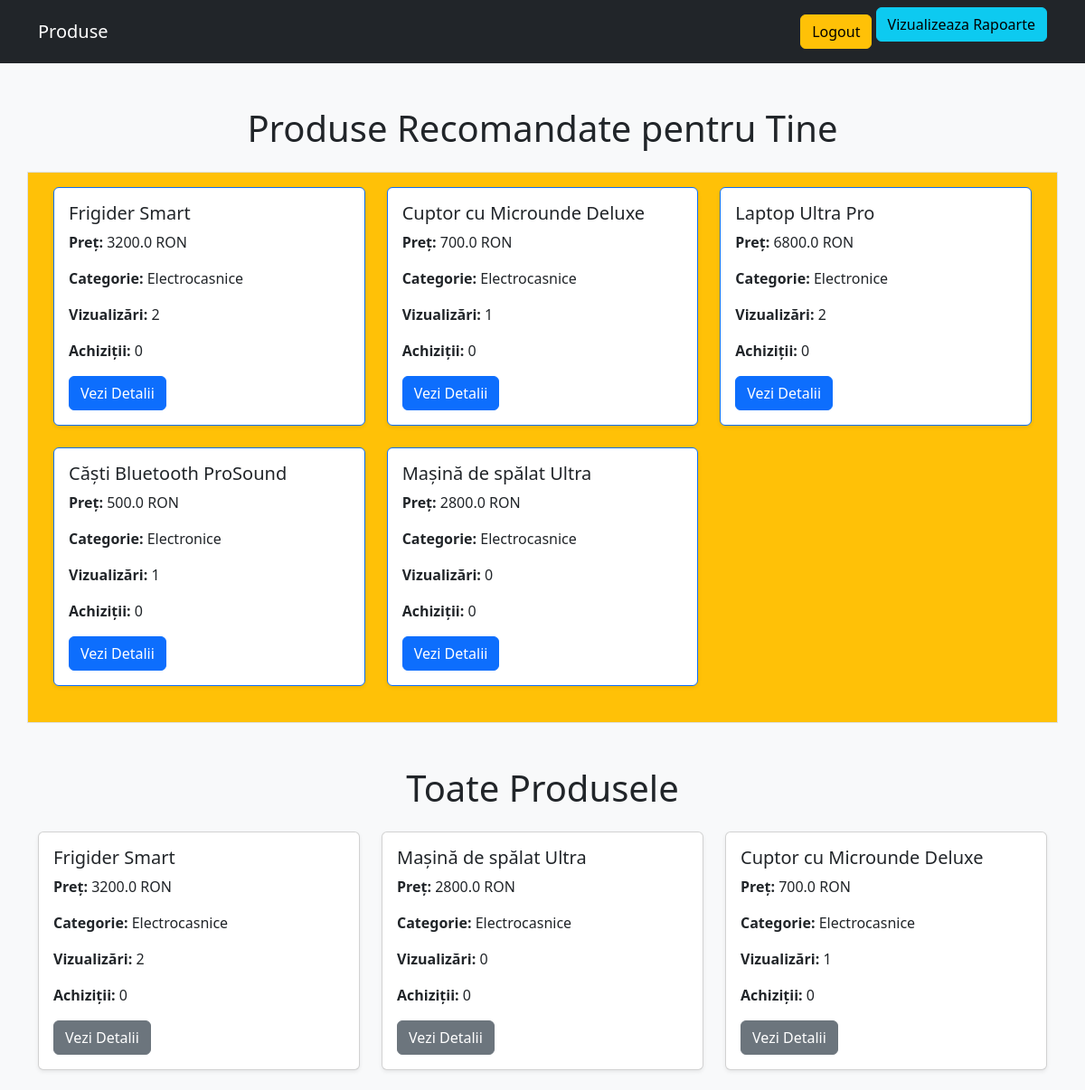
Page / (signed in, upper part) on the earlier database version.
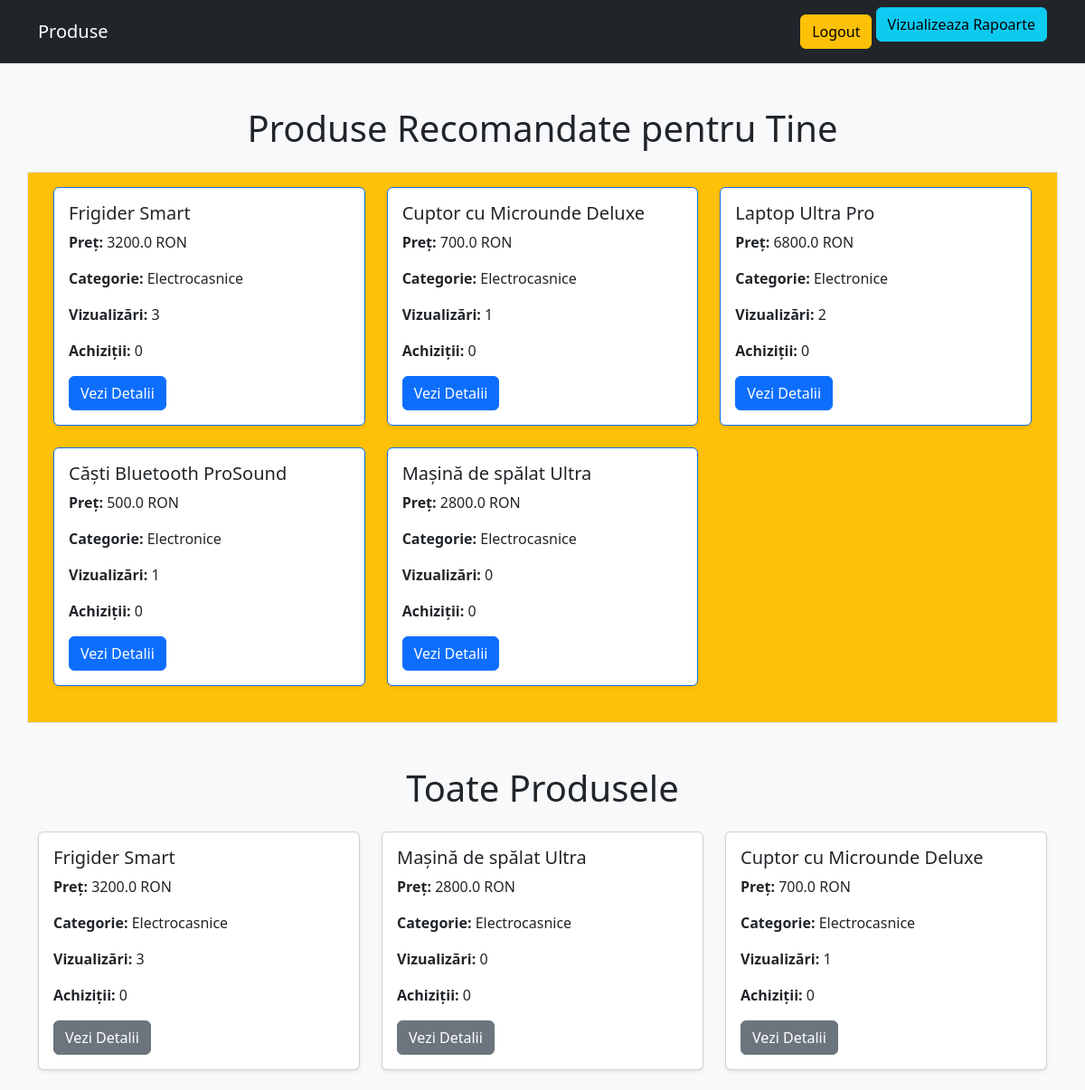
Same page on the later database version.
### models.py (models this page shows, shortened)
class Product(db.Model):
    id = db.Column(db.Integer, primary_key=True)
    name = db.Column(db.String(100))
    category = db.Column(db.String(50))
    price = db.Column(db.Float)
    description = db.Column(db.Text)
    views = db.Column(db.Integer, default=0)
    purchases = db.Column(db.Integer, default=0)

### app.py (the view)
@app.route("/")
@login_required
def home():
    produse = Product.query.all()
    produse_recomandate = get_recommended_products(session.get('user_id'))
    return render_template("index.html", produse=produse, produse_recomandate=produse_recomandate, user_role=session.get('role'))

### app.py (called while the page is built)
def login_required(f):
    @wraps(f)
    def decorated_function(*args, **kwargs):
        if "user_id" not in session:
            flash("Trebuie să fii autentificat pentru a accesa această pagină.")
            return redirect(url_for("login"))
        return f(*args, **kwargs)
    return decorated_function

### templates/index.html (shortened to what this page needs)
<!DOCTYPE html>
<html lang="ro">
<head>
    <link rel="stylesheet" href="https://cdn.jsdelivr.net/npm/bootstrap@5.3.0/dist/css/bootstrap.min.css">
</head>
<body class="bg-light">
<nav class="navbar navbar-expand-lg navbar-dark bg-dark">
    <div class="container">
        <a class="navbar-brand" href="/">Produse</a>
        <div class="ml-auto">
            {% if user_role %}
                <a href="{{ url_for('logout') }}" class="btn btn-warning">Logout</a>
                <a href="{{ url_for('popular_products') }}" class="btn btn-info mb-3">Vizualizeaza Rapoarte</a>
            {% else %}
                <a href="{{ url_for('login') }}" class="btn btn-primary">Login</a>
                <a href="{{ url_for('register') }}" class="btn btn-success">Register</a>
            {% endif %}
        </div>
    </div>
</nav>
<div class="container mt-5">
    <h1 class="text-center mb-4">Produse Recomandate pentru Tine</h1>
    {% if produse_recomandate %}
    <div class="row mb-5 border p-3 bg-warning">
        {% for produs in produse_recomandate %}
        <div class="col-md-4 mb-4">
            <div class="card border-primary shadow-sm">
                <div class="card-body">
                    <h5 class="card-title">{{ produs.name }}</h5>
                    <p class="card-text"><strong>Preț:</strong> {{ produs.price }} RON</p>
                    <p class="card-text"><strong>Categorie:</strong> {{ produs.category }}</p>
                    <p class="card-text"><strong>Vizualizări:</strong> {{ produs.views }}</p>
                    <p class="card-text"><strong>Achiziții:</strong> {{ produs.purchases }}</p>
                    <a href="{{ url_for('view_product', product_id=produs.id) }}" class="btn btn-primary">Vezi Detalii</a>
                </div>
            </div>
        </div>
        {% endfor %}
    </div>
    {% else %}
    <p class="text-center">Nu există produse recomandate încă. Vizualizează produse pentru recomandări personalizate.</p>
    {% endif %}
</div>
<div class="container mt-5">
    <h1 class="text-center mb-4">Toate Produsele</h1>
    <div class="row">
        {% for produs in produse %}
        <div class="col-md-4 mb-4">
            <div class="card shadow-sm">
                <div class="card-body">
                    <h5 class="card-title">{{ produs.name }}</h5>
                    <p class="card-text"><strong>Preț:</strong> {{ produs.price }} RON</p>
                    <p class="card-text"><strong>Categorie:</strong> {{ produs.category }}</p>
                    <p class="card-text"><strong>Vizualizări:</strong> {{ produs.views }}</p>
                    <p class="card-text"><strong>Achiziții:</strong> {{ produs.purchases }}</p>
                    <a href="{{ url_for('view_product', product_id=produs.id) }}" class="btn btn-secondary">Vezi Detalii</a>
                </div>
            </div>
        </div>
        {% endfor %}
    </div>
</div>
</body>
</html>

Differences in the rows shown:
changed Product "Frigider Smart": views "2" → "3"
